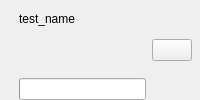
<?xml version="1.0" encoding="UTF-8"?>
<ui version="4.0">
 <class>TestItem</class>
 <widget class="QWidget" name="TestItem">
  <property name="minimumHeight"><number>64</number></property>
  <property name="maximumHeight"><number>64</number></property>
  <layout class="QHBoxLayout" name="item_layout">
   <property name="spacing"><number>6</number></property>
   <property name="leftMargin"><number>0</number></property>
   <property name="topMargin"><number>0</number></property>
   <property name="rightMargin"><number>8</number></property>
   <property name="bottomMargin"><number>0</number></property>
   <item>
    <widget class="QFrame" name="frm_status_bar">
     <property name="minimumWidth"><number>3</number></property>
     <property name="maximumWidth"><number>3</number></property>
     <property name="frameShape"><enum>QFrame::NoFrame</enum></property>
    </widget>
   </item>
   <item>
    <widget class="QLabel" name="status_icon">
     <property name="text"><string/></property>
     <property name="minimumWidth"><number>24</number></property>
     <property name="maximumWidth"><number>24</number></property>
     <property name="minimumHeight"><number>24</number></property>
     <property name="maximumHeight"><number>24</number></property>
    </widget>
   </item>
   <item>
    <layout class="QVBoxLayout" name="name_layout">
     <property name="spacing"><number>2</number></property>
     <item>
      <widget class="QLabel" name="lbl_test_name">
       <property name="text"><string>test_name</string></property>
      </widget>
     </item>
     <item>
      <widget class="QLabel" name="test_result_label">
       <property name="text"><string/></property>
      </widget>
     </item>
     <item>
      <widget class="QProgressBar" name="progress_bar">
       <property name="visible"><bool>false</bool></property>
       <property name="value"><number>0</number></property>
       <property name="textVisible"><bool>false</bool></property>
       <property name="maximumHeight"><number>4</number></property>
      </widget>
     </item>
    </layout>
   </item>
   <item>
    <widget class="QPushButton" name="btn_run_stop">
     <property name="text"><string/></property>
     <property name="minimumWidth"><number>32</number></property>
     <property name="maximumWidth"><number>32</number></property>
     <property name="minimumHeight"><number>32</number></property>
     <property name="maximumHeight"><number>32</number></property>
    </widget>
   </item>
  </layout>
 </widget>
 <resources/>
 <connections/>
</ui>
